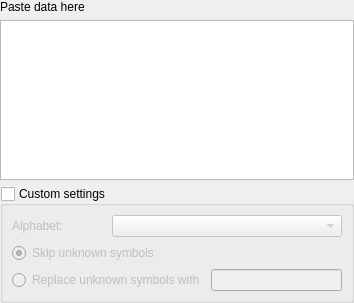
<?xml version="1.0" encoding="UTF-8"?>
<ui version="4.0">
 <class>SeqPasterWidget</class>
 <widget class="QWidget" name="SeqPasterWidget">
  <property name="geometry">
   <rect>
    <x>0</x>
    <y>0</y>
    <width>354</width>
    <height>303</height>
   </rect>
  </property>
  <property name="windowTitle">
   <string>Create annotation</string>
  </property>
  <layout class="QVBoxLayout" name="verticalLayout">
   <property name="leftMargin">
    <number>0</number>
   </property>
   <property name="topMargin">
    <number>0</number>
   </property>
   <property name="rightMargin">
    <number>0</number>
   </property>
   <property name="bottomMargin">
    <number>0</number>
   </property>
   <item>
    <widget class="QLabel" name="label">
     <property name="text">
      <string>Paste data here</string>
     </property>
    </widget>
   </item>
   <item>
    <widget class="U2::SequenceTextEdit" name="sequenceEdit">
     <property name="minimumSize">
      <size>
       <width>300</width>
       <height>150</height>
      </size>
     </property>
    </widget>
   </item>
   <item>
    <widget class="QGroupBox" name="groupBox">
     <property name="enabled">
      <bool>true</bool>
     </property>
     <property name="title">
      <string>Custom settings</string>
     </property>
     <property name="flat">
      <bool>false</bool>
     </property>
     <property name="checkable">
      <bool>true</bool>
     </property>
     <property name="checked">
      <bool>false</bool>
     </property>
     <layout class="QGridLayout" name="gridLayout">
      <item row="0" column="0">
       <widget class="QLabel" name="label_2">
        <property name="text">
         <string>Alphabet:</string>
        </property>
       </widget>
      </item>
      <item row="0" column="1" colspan="2">
       <widget class="QComboBox" name="alphabetBox"/>
      </item>
      <item row="1" column="0" colspan="2">
       <widget class="QRadioButton" name="skipRB">
        <property name="text">
         <string>Skip unknown symbols</string>
        </property>
        <property name="checked">
         <bool>true</bool>
        </property>
       </widget>
      </item>
      <item row="2" column="0" colspan="2">
       <widget class="QRadioButton" name="replaceRB">
        <property name="text">
         <string>Replace unknown symbols with</string>
        </property>
       </widget>
      </item>
      <item row="2" column="2">
       <widget class="QLineEdit" name="symbolToReplaceEdit">
        <property name="enabled">
         <bool>false</bool>
        </property>
        <property name="maxLength">
         <number>1</number>
        </property>
       </widget>
      </item>
     </layout>
    </widget>
   </item>
  </layout>
 </widget>
 <customwidgets>
  <customwidget>
   <class>U2::SequenceTextEdit</class>
   <extends>QPlainTextEdit</extends>
   <header location="global">U2Gui/SequenceTextEdit.h</header>
  </customwidget>
 </customwidgets>
 <resources/>
 <connections>
  <connection>
   <sender>skipRB</sender>
   <signal>toggled(bool)</signal>
   <receiver>symbolToReplaceEdit</receiver>
   <slot>setDisabled(bool)</slot>
   <hints>
    <hint type="sourcelabel">
     <x>98</x>
     <y>191</y>
    </hint>
    <hint type="destinationlabel">
     <x>225</x>
     <y>216</y>
    </hint>
   </hints>
  </connection>
  <connection>
   <sender>replaceRB</sender>
   <signal>toggled(bool)</signal>
   <receiver>symbolToReplaceEdit</receiver>
   <slot>setEnabled(bool)</slot>
   <hints>
    <hint type="sourcelabel">
     <x>98</x>
     <y>216</y>
    </hint>
    <hint type="destinationlabel">
     <x>225</x>
     <y>216</y>
    </hint>
   </hints>
  </connection>
 </connections>
</ui>
